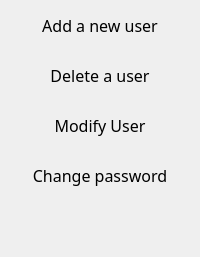
      <widget class="QWidget" name="page_6">
       <property name="geometry">
        <rect>
         <x>0</x>
         <y>0</y>
         <width>200</width>
         <height>257</height>
        </rect>
       </property>
       <property name="maximumSize">
        <size>
         <width>16777215</width>
         <height>888888</height>
        </size>
       </property>
       <property name="cursor">
        <cursorShape>ArrowCursor</cursorShape>
       </property>
       <attribute name="label">
        <string>Users</string>
       </attribute>
       <layout class="QVBoxLayout" name="verticalLayout">
        <property name="spacing">
         <number>0</number>
        </property>
        <property name="leftMargin">
         <number>0</number>
        </property>
        <property name="topMargin">
         <number>0</number>
        </property>
        <property name="rightMargin">
         <number>0</number>
        </property>
        <property name="bottomMargin">
         <number>0</number>
        </property>
        <item>
         <widget class="QPushButton" name="new_user_button">
          <property name="minimumSize">
           <size>
            <width>0</width>
            <height>50</height>
           </size>
          </property>
          <property name="font">
           <font>
            <family>Bahnschrift</family>
            <pointsize>12</pointsize>
           </font>
          </property>
          <property name="cursor">
           <cursorShape>PointingHandCursor</cursorShape>
          </property>
          <property name="styleSheet">
           <string notr="true">border: none</string>
          </property>
          <property name="text">
           <string>Add a new user</string>
          </property>
         </widget>
        </item>
        <item>
         <widget class="QPushButton" name="delete_user_button">
          <property name="minimumSize">
           <size>
            <width>0</width>
            <height>50</height>
           </size>
          </property>
          <property name="font">
           <font>
            <family>Bahnschrift</family>
            <pointsize>12</pointsize>
           </font>
          </property>
          <property name="cursor">
           <cursorShape>PointingHandCursor</cursorShape>
          </property>
          <property name="styleSheet">
           <string notr="true">border: none</string>
          </property>
          <property name="text">
           <string>Delete a user</string>
          </property>
         </widget>
        </item>
        <item>
         <widget class="QPushButton" name="modify_button">
          <property name="minimumSize">
           <size>
            <width>0</width>
            <height>50</height>
           </size>
          </property>
          <property name="maximumSize">
           <size>
            <width>16777215</width>
            <height>16777215</height>
           </size>
          </property>
          <property name="font">
           <font>
            <family>Bahnschrift</family>
            <pointsize>12</pointsize>
           </font>
          </property>
          <property name="cursor">
           <cursorShape>PointingHandCursor</cursorShape>
          </property>
          <property name="styleSheet">
           <string notr="true">border: none</string>
          </property>
          <property name="text">
           <string>Modify User</string>
          </property>
         </widget>
        </item>
        <item>
         <widget class="QPushButton" name="change_password_button">
          <property name="minimumSize">
           <size>
            <width>0</width>
            <height>50</height>
           </size>
          </property>
          <property name="font">
           <font>
            <family>Bahnschrift</family>
            <pointsize>12</pointsize>
           </font>
          </property>
          <property name="cursor">
           <cursorShape>PointingHandCursor</cursorShape>
          </property>
          <property name="styleSheet">
           <string notr="true">border: none</string>
          </property>
          <property name="text">
           <string>Change password</string>
          </property>
         </widget>
        </item>
        <item>
         <spacer name="verticalSpacer_10">
          <property name="orientation">
           <enum>Qt::Vertical</enum>
          </property>
          <property name="sizeHint" stdset="0">
           <size>
            <width>20</width>
            <height>40</height>
           </size>
          </property>
         </spacer>
        </item>
       </layout>
      </widget>
